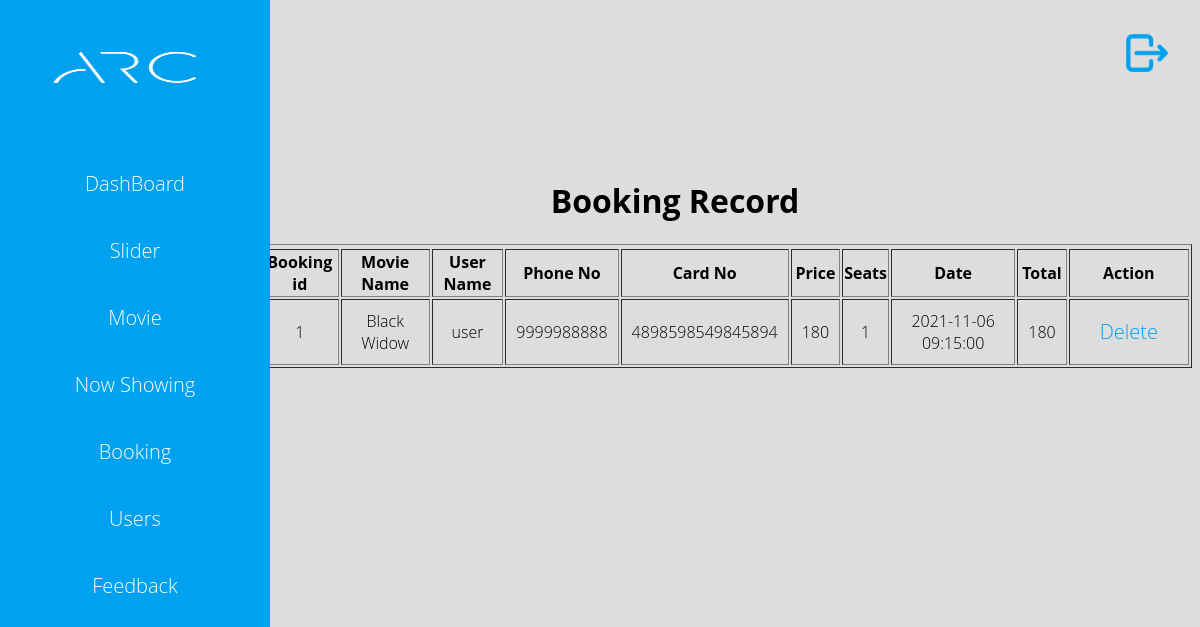
Page /admin/listbooking.php (signed in) on the committed database.
### tables this page shows
CREATE TABLE IF NOT EXISTS `booking` (
  `bookId` int(11) NOT NULL AUTO_INCREMENT,
  `movieName` varchar(255) NOT NULL,
  `userName` varchar(255) NOT NULL,
  `phoNo` varchar(10) NOT NULL,
  `cardNo` varchar(16) NOT NULL,
  `moviePrice` double NOT NULL,
  `seatBooking` int(12) NOT NULL,
  `date` datetime NOT NULL,
  `total` double NOT NULL,
  PRIMARY KEY (`bookId`)
);

### admin/listbooking.php (the view, shortened to what this page needs)
<?php
	 include('sidebar.php');
?>
<div class="add_movie" align="center">
	<form>
		<table border="1" id="tablespace">
			<tr>
				<h1 align="center">Booking Record</h1>
			</tr>
			<tr>
				<th>Booking id</th>
				<th>Movie Name</th>
				<th>User Name</th>
				<th>Phone No</th>
				<th>Card No</th>
				<th>Price</th>
				<th>Seats</th>
				<th>Date</th>
				<th>Total</th>
				<th>Action</th>
			</tr>
			<?php
				include_once '../DBConfig.php';
				$sql = "select * from booking";
                $result = mysqli_query($con,$sql);
                while($row = mysqli_fetch_assoc($result)){
			?>
			<tr>
				<td align="center"><?php echo($row['bookId']); ?></td>
				<td align="center"><?php echo($row['movieName']); ?></td>
				<td align="center"><?php echo($row['userName']); ?></td>
				<td align="center"><?php echo($row['phoNo']); ?></td>
				<td align="center"><?php echo($row['cardNo']); ?></td>
				<td align="center"><?php echo($row['moviePrice']); ?></td>
				<td align="center"><?php echo($row['seatBooking']); ?></td>
				<td align="center"><?php echo($row['date']); ?></td>
				<td align="center"><?php echo($row['total']); ?></td>
				<td align="center"><a href="deleteQuery.php?bookId=<?php echo($row['bookId']); ?>"  > <font color="#00a2ef">Delete </font></a> </td>
			</tr>
			<?php
				}
			?>
		</table>
	</form>
</div>

### admin/admin.css (style rules this page uses)
body { font-family: "open sans", arial; background: #ddd; font-weight: 300; }
a { text-decoration: none; color: #fff; margin: 20px; font-size: 20px; }
#tablespace { margin-left: 100px; }
.add_movie { padding-top: 150px; padding-left: 150px; }
.add_movie tr td { padding: 10px; }

### rows in the picture
booking: bookId "1", movieName "Black Widow", userName "user", phoNo "9999988888", cardNo "4898598549845894", moviePrice "180", seatBooking "1", date "2021-11-06 09:15:00", total "180"
